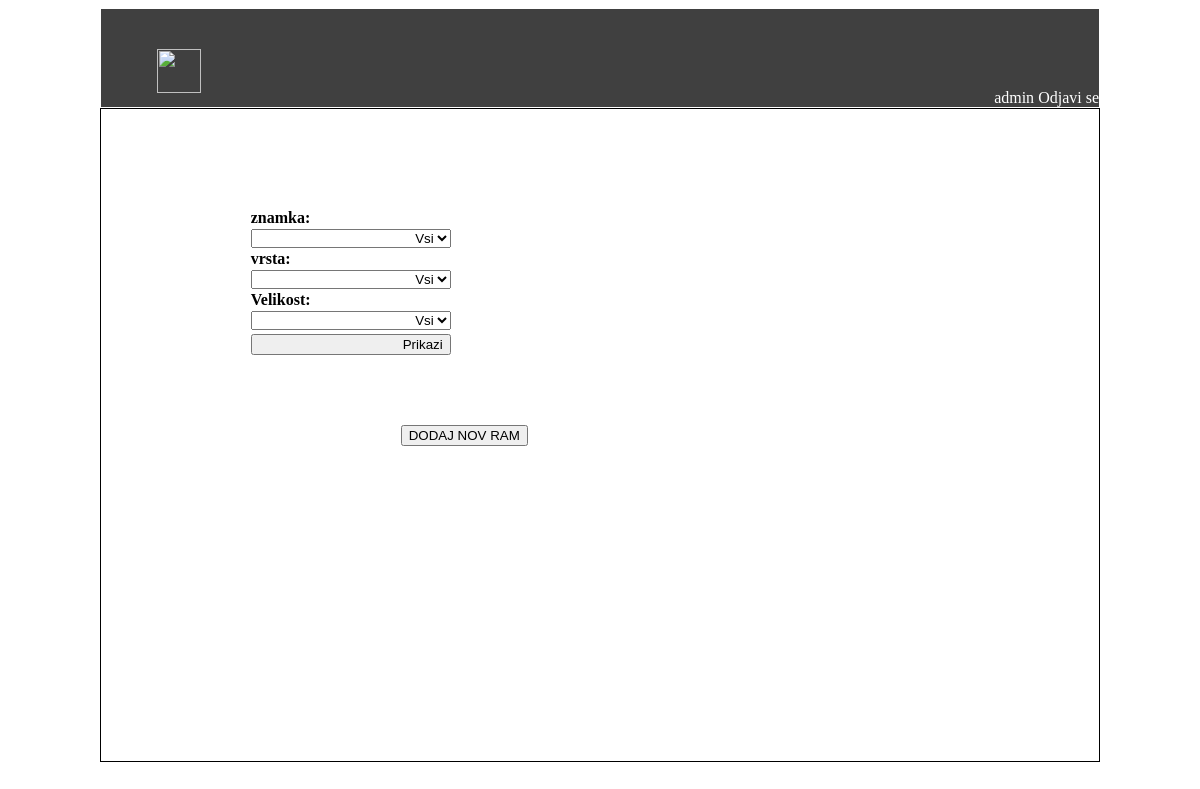
Before: /app/rami (signed in) with the older database file.
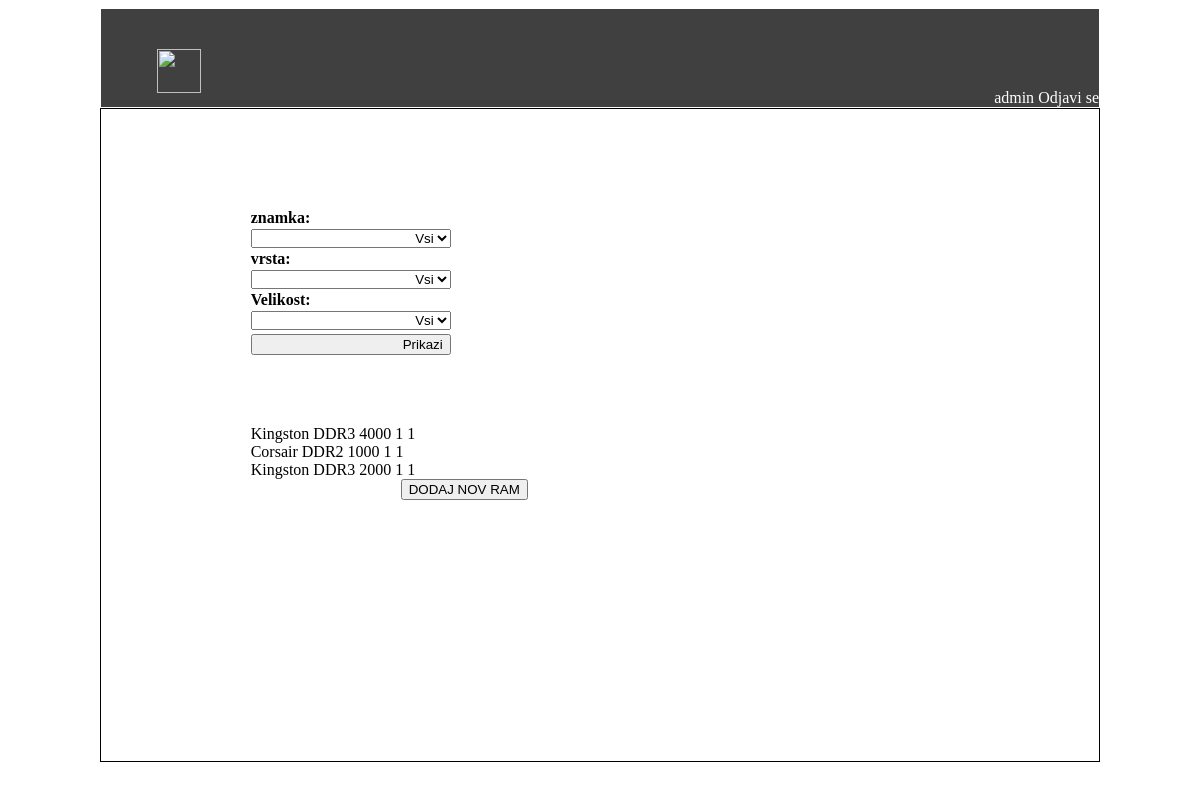
After: the same page with the newer database file.
### kalkulator/models.py (models this page shows)
class Ram(models.Model):
    znamka = models.CharField(max_length=20)
    vrsta = models.CharField(max_length=20)
    velikost = models.CharField(max_length=20)
    opis = models.CharField(max_length=20)
    kolicina = models.CharField(max_length=20)

### kalkulator/views.py (the view, shortened to what this page needs)
@login_required
def rami(request):
    context = {}
    rami = Ram.objects.all()
    znamke = Ram.objects.values_list('znamka', flat=True).distinct()
    vrste = Ram.objects.values_list('vrsta', flat=True).distinct()
    velikosti = Ram.objects.values_list('velikost', flat=True).distinct()
    context['znamke'] = znamke
    context['vrste'] = vrste
    context['velikosti'] = velikosti
    context['rami'] = rami
    return render(request, 'kalkulator/rami.html', context)

### kalkulator/templates/kalkulator/rami.html (shortened to what this page needs)
{% extends "kalkulator/base.html" %}
{% block main %}
	<div id="Stanje">
		<form>
			<label>znamka:</label><select name="znamka">
										<option>Vsi</option>
										</select>
			<label>vrsta:</label><select name="vrsta">
										<option>Vsi</option>
										</select>
			<label>Velikost:</label><select name="velikost">
										<option>Vsi</option>
										</select>
			<input type="submit" id="vpisi" value="Prikazi">
		</form>
		<br>
		<br>
		<br>
		<br>
		<br>
		<br>
		<br>
		<br>
		<br>
		<br>
		<br>
		<br>
		{% for ram in rami %}
		{{ram.znamka}}   {{ram.vrsta}} {{ram.velikost}} {{ram.opis}} {{ram.kolicina}}<br>
		{% endfor %}
		<a href="dodajRam" style="margin-left:150px">
			<button> DODAJ NOV RAM</button>
		</a>
	</div>
{% endblock %}

### kalkulator/templates/kalkulator/base.html (shortened to what this page needs)
{% load static %}
<!DOCTYPE HTML>
<html>
	<head>
		<link href="{% static 'kalkulator/style.css' %}" rel="stylesheet"/>
	</head>
	<body>
		<div id="page">
			<div id="banner">
				{% block logout %}
					<div id="logout">
								{% if user.is_authenticated %}
									{{ user.username }}
									<a href="{% url 'login' %}">Odjavi se</a>
								{% endif %}
					</div>
					<div id="back_button">
						<a href="main">
							<img src="https://image.flaticon.com/icons/svg/60/60817.svg" style="width:44px;height:44px;">
						</a>
					</div>
				{% endblock %}
			</div>
			<div id="main">
				 {% block main %}
				 {% endblock %}
			</div>
		</div>
	</body>
</html>

### kalkulator/static/kalkulator/style.css (style rules this page uses)
body { max-width: 1000px; margin-left: auto; margin-right: auto; }
#page { width: 100%; height:98vh; }
#banner { position: relative; border: 1px solid white; box-sizing: border-box; max-width: 1000px; margin-left: auto; margin-right: auto; height: 100px; text-align: right; color: white; overflow: hidden; background-color: #404040; }
#back_button { position: relative; margin-right : 90%; margin-top : 4%; width: 100px; height: 100px; }
#main { height: 83.4%; border: 1px solid black; box-sizing: border-box; }
#logout { position: absolute; right: 0; bottom: 0; }
a:link { color: white; text-decoration: none; }
#Obrazec, #Stanje, #Porocilo { padding: 10% 15%; }
select, input, textarea { clear: both; float: left; width: 200px; margin: 2px 0px; text-align: right; }
label { float: left; clear: both; width: 200px; font-weight: bolder; }

Changed rows visible on the page:
added Ram: znamka "Kingston", vrsta "DDR3", velikost "4000", opis "1", kolicina "1"
added Ram: znamka "Corsair", vrsta "DDR2", velikost "1000", opis "1", kolicina "1"
added Ram: znamka "Kingston", vrsta "DDR3", velikost "2000", opis "1", kolicina "1"
